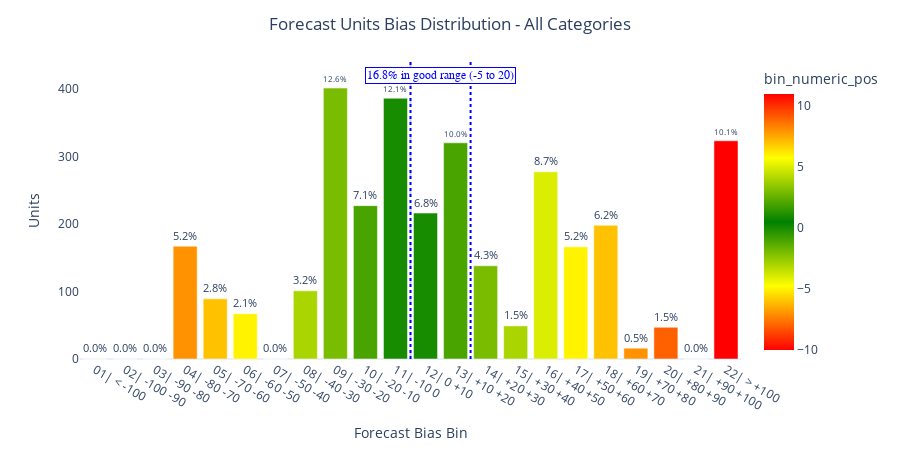

Here is the notebook cell this chart was saved with:
### Code cell
df = (evaluation_data
    .where(~(F.col("sales_category").isin(["02| Very Low", "03| Low", "07| High Winning"]))))
ED.plot_accuracy_distribution(df, method="bias").show()

### Figure 1 — Plotly figure (JSON) as saved in the notebook; plotly's stock layout.template omitted (floating-point values rounded to 4 significant figures)
{"data": [{"alignmentgroup": "True", "hovertemplate": "Forecast Bias Bin=%{x}<br>Units=%{y}<br>percentage_of_target=%{text}<br>bin_numeric_pos=%{marker.color}<extra></extra>", "legendgroup": "", "marker": {"color": [-10, -9, -8, -7, -6, -5, -4, -3, -2, -1, 0, 1, 2, 3, 4, 5, 6, 7, 8, 9, 10, 11], "coloraxis": "coloraxis", "pattern": {"shape": ""}}, "name": "", "offsetgroup": "", "orientation": "v", "showlegend": false, "text": [0, 0, 0, 5.2, 2.8, 2.1, 0, 3.2, 12.6, 7.1, 12.1, 6.8, 10, 4.3, 1.5, 8.7, 5.2, 6.2, 0.5, 1.5, 0, 10.1], "textposition": "outside", "texttemplate": "%{text:.1f}%", "type": "bar", "x": ["01| < -100", "02| -100 -90", "03| -90 -80", "04| -80 -70", "05| -70 -60", "06| -60 -50", "07| -50 -40", "08| -40 -30", "09| -30 -20", "10| -20 -10", "11| -10 0", "12| 0 +10", "13| +10 +20", "14| +20 +30", "15| +30 +40", "16| +40 +50", "17| +50 +60", "18| +60 +70", "19| +70 +80", "20| +80 +90", "21| +90 +100", "22| > +100"], "xaxis": "x", "y": [0, 0, 0, 167, 89, 67, 0, 101, 401, 227, 386, 216, 320, 138, 49, 277, 166, 198, 16, 47, 0, 323], "yaxis": "y"}], "layout": {"annotations": [{"bgcolor": "white", "bordercolor": "#0000ff", "borderwidth": 1, "font": {"color": "#0000ff", "family": "Arial", "size": 12}, "showarrow": false, "text": "16.8% in good range (-5 to 20)", "x": 11.5, "y": 419.0}], "barmode": "relative", "coloraxis": {"colorbar": {"title": {"text": "bin_numeric_pos"}}, "colorscale": [[0, "red"], [0.25, "yellow"], [0.5, "green"], [0.75, "yellow"], [1, "red"]]}, "height": 450, "legend": {"tracegroupgap": 0}, "margin": {"t": 60}, "shapes": [{"line": {"color": "#ccccff", "dash": "dash"}, "type": "line", "x0": 10.5, "x1": 10.5, "y0": 0, "y1": 441.1}, {"line": {"color": "#0000ff", "dash": "dot"}, "type": "line", "x0": 10.5, "x1": 10.5, "y0": 0, "y1": 441.1}, {"line": {"color": "#0000ff", "dash": "dot"}, "type": "line", "x0": 12.5, "x1": 12.5, "y0": 0, "y1": 441.1}], "title": {"text": "Forecast Units Bias Distribution - All Categories", "x": 0.5}, "width": 900, "xaxis": {"anchor": "y", "domain": [0, 1], "showgrid": false, "title": {"text": "Forecast Bias Bin"}}, "yaxis": {"anchor": "x", "domain": [0, 1], "showgrid": false, "title": {"text": "Units"}}}}
